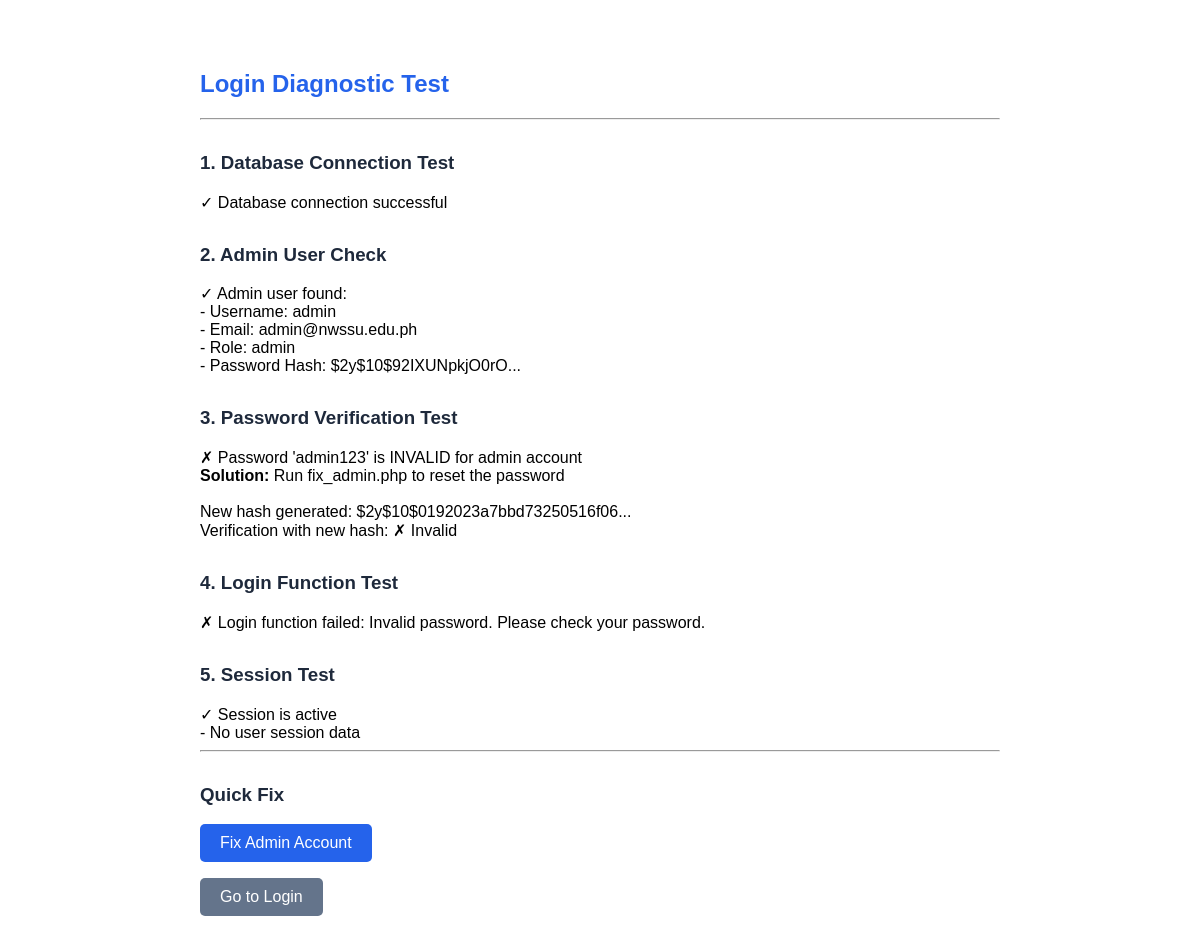
The page /test_login.php on the database its author committed.
### tables this page shows
CREATE TABLE IF NOT EXISTS users (
    user_id INT AUTO_INCREMENT PRIMARY KEY,
    username VARCHAR(50) UNIQUE NOT NULL,
    password VARCHAR(255) NOT NULL,
    full_name VARCHAR(100) NOT NULL,
    email VARCHAR(100) UNIQUE NOT NULL,
    role ENUM('student', 'staff', 'admin') DEFAULT 'student',
    college_id INT NULL,
    department_id INT NULL,
    created_at DATETIME DEFAULT CURRENT_TIMESTAMP,
    FOREIGN KEY (college_id) REFERENCES colleges(college_id) ON DELETE SET NULL,
    FOREIGN KEY (department_id) REFERENCES departments(department_id) ON DELETE SET NULL,
    INDEX idx_role (role),
    INDEX idx_college (college_id)
);

### config/database.php (called while the page is built, shortened)
<?php
class Database {
    private static $instance = null;
    private $conn;
    private function connect() {
        $hosts = array_values(array_unique([DB_HOST, '127.0.0.1', 'localhost']));
        $options = [
            PDO::ATTR_ERRMODE => PDO::ERRMODE_EXCEPTION,
            PDO::ATTR_DEFAULT_FETCH_MODE => PDO::FETCH_ASSOC,
            PDO::ATTR_EMULATE_PREPARES => false,
        ];
        foreach ($hosts as $host) {
            try {
                $dsn = "mysql:host=" . $host . ";port=" . DB_PORT . ";dbname=" . DB_NAME . ";charset=" . DB_CHARSET;
                $this->conn = new PDO($dsn, DB_USER, DB_PASS, $options);
                return;
            } catch (PDOException $e) {
                $lastError = $e;
            }
        }
    }
    public static function getInstance() {
        if (self::$instance === null) {
            self::$instance = new self();
        }
        return self::$instance;
    }
    public function getConnection() {
        try {
            $this->conn->query('SELECT 1');
        } catch (PDOException $e) {
            if ($this->shouldReconnect($e)) {
                $this->connect();
            } else {
                throw $e;
            }
        }
        return $this->conn;
    }
}
function getDB() {
    return Database::getInstance()->getConnection();
}

### includes/auth.php (called while the page is built, shortened)
<?php
class Auth {
    private $db;
    public function __construct() {
        $this->db = getDB();
    }
    public function login($username, $password) {
        try {
            $stmt = $this->db->prepare("SELECT user_id, username, password, full_name, email, role, college_id, department_id FROM users WHERE username = ?");
            $stmt->execute([$username]);
            $user = $stmt->fetch();
            if (!password_verify($password, $user['password'])) {
                return ['success' => false, 'message' => 'Invalid password. Please check your password.'];
            }
            return ['success' => true, 'message' => 'Login successful', 'user' => $user];
        } catch (PDOException $e) {
            return ['success' => false, 'message' => 'Database error: ' . $e->getMessage()];
        }
    }
}

### test_login.php (the view, shortened to what this page needs)
<?php
echo "<h2>Login Diagnostic Test</h2>";
echo "<hr>";
echo "<h3>1. Database Connection Test</h3>";
try {
    $db = getDB();
    echo "✓ Database connection successful<br>";
} catch (Exception $e) {
    echo "✗ Database connection failed: " . $e->getMessage() . "<br>";
    exit;
}
echo "<h3>2. Admin User Check</h3>";
try {
    $stmt = $db->prepare("SELECT user_id, username, email, role, password FROM users WHERE username = 'admin' OR email = 'admin@nwssu.edu.ph'");
    $stmt->execute();
    $admin = $stmt->fetch();
    if ($admin) {
        echo "✓ Admin user found:<br>";
        echo "- Username: " . htmlspecialchars($admin['username']) . "<br>";
        echo "- Email: " . htmlspecialchars($admin['email']) . "<br>";
        echo "- Role: " . htmlspecialchars($admin['role']) . "<br>";
        echo "- Password Hash: " . substr($admin['password'], 0, 20) . "...<br>";
    } else {
        echo "✗ Admin user NOT found in database<br>";
        echo "<strong>Solution:</strong> Run fix_admin.php to create the admin account<br>";
    }
} catch (Exception $e) {
    echo "✗ Error checking admin: " . $e->getMessage() . "<br>";
}
echo "<h3>3. Password Verification Test</h3>";
if (isset($admin)) {
    $test_password = 'admin123';
    $is_valid = password_verify($test_password, $admin['password']);
    if ($is_valid) {
        echo "✓ Password 'admin123' is VALID for admin account<br>";
    } else {
        echo "✗ Password 'admin123' is INVALID for admin account<br>";
        echo "<strong>Solution:</strong> Run fix_admin.php to reset the password<br>";
        $new_hash = password_hash($test_password, PASSWORD_BCRYPT);
        echo "<br>New hash generated: " . substr($new_hash, 0, 30) . "...<br>";
        echo "Verification with new hash: " . (password_verify($test_password, $new_hash) ? "✓ Valid" : "✗ Invalid") . "<br>";
    }
}
echo "<h3>4. Login Function Test</h3>";
require_once 'includes/auth.php';
$auth = new Auth();
$result = $auth->login('admin', 'admin123');
if ($result['success']) {
    echo "✓ Login function works correctly!<br>";
    echo "- User ID: " . $result['user']['user_id'] . "<br>";
    echo "- Username: " . htmlspecialchars($result['user']['username']) . "<br>";
    echo "- Role: " . htmlspecialchars($result['user']['role']) . "<br>";
} else {
    echo "✗ Login function failed: " . $result['message'] . "<br>";
}
echo "<h3>5. Session Test</h3>";
if (session_status() === PHP_SESSION_ACTIVE) {
    echo "✓ Session is active<br>";
    if (isset($_SESSION['user_id'])) {
        echo "- Session user_id: " . $_SESSION['user_id'] . "<br>";
        echo "- Session role: " . ($_SESSION['role'] ?? 'not set') . "<br>";
    } else {
        echo "- No user session data<br>";
    }
} else {
    echo "✗ Session is not active<br>";
}
echo "<hr>";
echo "<h3>Quick Fix</h3>";
echo "<p><a href='fix_admin.php' style='display: inline-block; padding: 10px 20px; background: #2563eb; color: white; text-decoration: none; border-radius: 5px;'>Fix Admin Account</a></p>";
echo "<p><a href='login.php' style='display: inline-block; padding: 10px 20px; background: #64748b; color: white; text-decoration: none; border-radius: 5px;'>Go to Login</a></p>";
?>
<!DOCTYPE html>
<html>
<head>
</head>
<body>
</body>
</html>

### test_login.php (style rules this page uses)
body { font-family: Arial, sans-serif; max-width: 800px; margin: 50px auto; padding: 20px; }
h2 { color: #2563eb; }
h3 { color: #1e293b; margin-top: 2rem; }

### rows shown on the page
users: username "admin", email "admin@nwssu.edu.ph", role "admin", password "$2y$10$92IXUNpkjO0rO"

### other values the page prints
substr($new_hash, 0, 30) "$2y$10$0192023a7bbd73250516f06"
$result['message'] "Invalid password. Please check your password."
